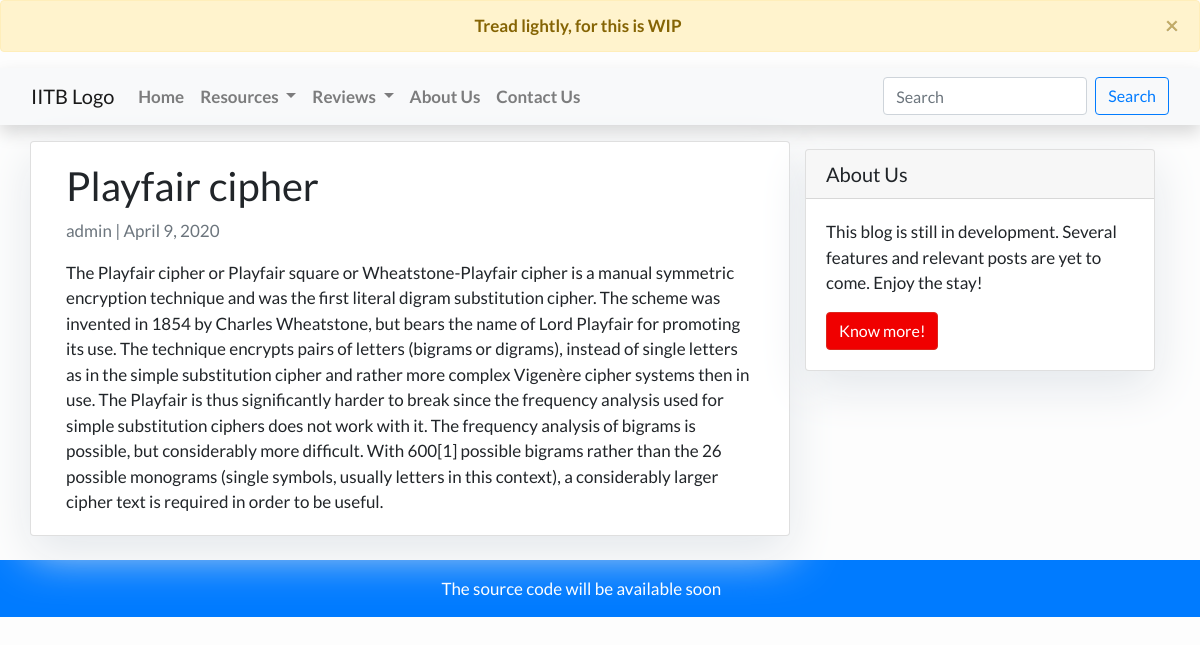
The app's page /playfair-cipher/ with its own data.
### feed/models.py (models this page shows, shortened)
class Post(models.Model):
    title = models.CharField(max_length=200, unique=True)
    slug = models.SlugField(max_length=50, unique=True)
    author = models.ForeignKey(settings.AUTH_USER_MODEL, on_delete=models.CASCADE)
    content = models.TextField()
    published_date = models.DateTimeField(default=timezone.now)
    published_date_mdy = models.DateField(default=date.today)

### feed/views.py (the view)
# urls.py: path('<slug:slug>/', views.PostDetail.as_view(), name='post_detail'),
class PostDetail(generic.DetailView):
    model = Post
    template_name = 'feed/post_detail.html'

### feed/templates/feed/post_detail.html
{% extends 'feed/base.html' %} {% block content %}
<div class="container">
  <div class="row">
    <div class="col-md-8 card mb-4  mt-3 left  top">
      <div class="card-body">
        <h1>{% block title %} {{ object.title }} {% endblock title %}</h1>
        <p class=" text-muted">{{ post.author }} | {{ post.published_date_mdy }}</p>
        <p class="card-text ">{{ object.content | safe }}</p>
      </div>
    </div>
    {% block sidebar %} {% include 'feed/sidebar.html' %} {% endblock sidebar %}
  </div>
</div>
{% endblock content %}

### feed/templates/feed/base.html (style rules this page uses)
body { font-family: "Lato", sans-serif; font-size: 17px; background-color: #fdfdfd; }

### feed/templates/feed/sidebar.html (style rules this page uses)
.card { box-shadow: 0 16px 48px #E3E7EB; }

### records on screen
Post: title "Playfair cipher", author "admin", published_date_mdy "April 9, 2020", content "The Playfair cipher or Playfair square or Wheatstone-Playfair cipher is a manual symmetric encryption technique and was the first literal digram substitution cipher. The scheme was invented in 1854 by Charles Wheatstone, but bears the name of Lord Playfair for promoting its use. The technique encrypts pairs of letters (bigrams or digrams), instead of single letters as in the simple substitution cipher and rather more complex Vigenère cipher systems then in use. The Playfair is thus significantly harder to break since the frequency analysis used for simple substitution ciphers does not work with it. The frequency analysis of bigrams is possible, but considerably more difficult. With 600[1]…"
